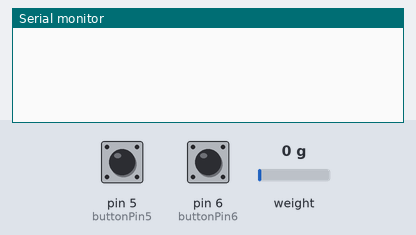
The sketch below on a simulated Arduino Uno, built with avr-gcc and run on an emulated ATmega328P. On the bench: the last lines printed to the serial monitor. Inputs (shaded band) come from the test bench; at power-on: pin 5 (buttonPin5) LOW, pin 6 (buttonPin6) LOW, weight on the scale 0 g.

Above: at 2.2 s.
2.3 s: pin 5 (buttonPin5) pulled HIGH for 1.2 s
At 3.8 s:
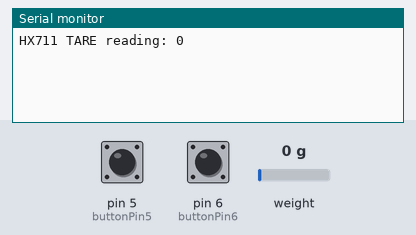
5.0 s: pin 6 (buttonPin6) pulled HIGH for 1.2 s
At 6.6 s:
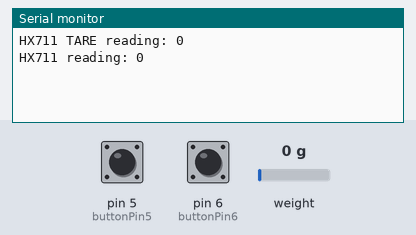

Measured:
- after the input at 2.3 s, the serial monitor: prints a new line after 0.80 s (image 1)
- after the input at 5.0 s, the serial monitor: prints a new line after 0.20 s (image 2)

The sketch:

load_cell_simple.ino
```cpp
#include "HX711.h"

// HX711 circuit wiring
const int LOADCELL_DOUT_PIN = 2;
const int LOADCELL_SCK_PIN = 3;
// constants won't change. They're used here to set pin numbers:
const int buttonPin5 = 5;     // the number of the pushbutton pin
const int buttonPin6 = 6;
//const int ledPin =  13;      // the number of the LED pin
long weight = 0;
long tar = 0;
// variables will change:
int buttonState5 = 0;         // variable for reading the pushbutton status
int buttonState6 = 0;         // variable for reading the pushbutton status
long reading;
HX711 scale;

void setup() {
   // initialize the LED pin as an output:
//  pinMode(ledPin, OUTPUT);
  // initialize the pushbutton pin as an input:
  pinMode(buttonPin5, INPUT);
  pinMode(buttonPin6, INPUT);
  Serial.begin(57600);
  scale.begin(LOADCELL_DOUT_PIN, LOADCELL_SCK_PIN);
  scale.tare();
}

void loop() {
  scale.tare();
  // read the state of the pushbutton value:
  buttonState5 = digitalRead(buttonPin5);
  buttonState6 = digitalRead(buttonPin6);
  if (buttonState5 == HIGH) {
//        reading = scale.read();
        tar = -(scale.read());
        Serial.print("HX711 TARE reading: ");
        weight = 0;
        Serial.println(weight);
//        weight = 0;
        // turn LED on:
      }
      else if (buttonState6 == HIGH) {
        reading = scale.read();
        weight = (tar+reading)/100;
        Serial.print("HX711 reading: ");
        Serial.println(weight);
      }
  // check if the pushbutton is pressed. If it is, the buttonState is HIGH:
//  if (buttonState == HIGH) {
//    long tar = scale.read();
//    // turn LED on:
//    digitalWrite(ledPin, HIGH);
//  } else {
//    // turn LED off:
//    digitalWrite(ledPin, LOW);
//  }
//  if (scale.wait_ready_timeout(10000)) {
//      if (buttonState5 == HIGH) {
////        reading = scale.read();
//        tar = -(scale.read());
//        Serial.print("HX711 TARE reading: ");
//        weight = 0;
//        Serial.println(weight);
////        weight = 0;
//        // turn LED on:
//      }
//      else if (buttonState6 == HIGH) {
//        reading = scale.read();
//        weight = tar+reading;
//        Serial.print("HX711 reading: ");
//        Serial.println(weight);
//      }
//
//
//  } else {
//    Serial.println("HX711 not found.");
//  }

//  delay(500);

}
```
